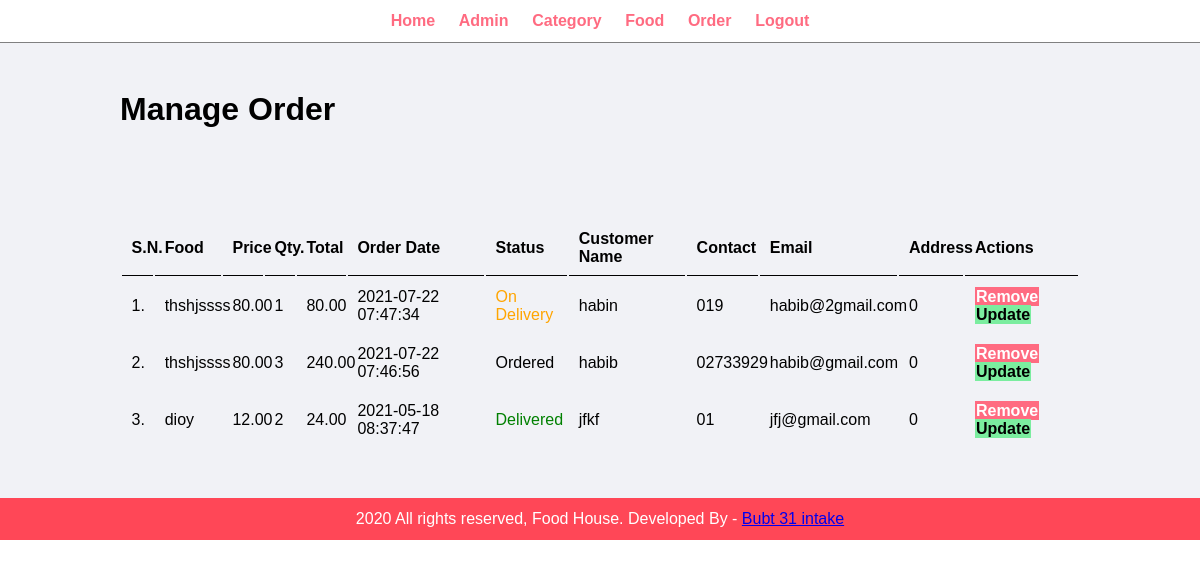
Screenshot of /admin/manage-order.php (signed in) with the database file from the repository.
### tables this page shows
CREATE TABLE `tbl_order` (
  `id` int(10) UNSIGNED NOT NULL,
  `food` varchar(150) NOT NULL,
  `price` decimal(10,2) NOT NULL,
  `qty` int(11) NOT NULL,
  `total` decimal(10,2) NOT NULL,
  `order_date` datetime NOT NULL,
  `status` varchar(50) NOT NULL,
  `customer_name` varchar(150) NOT NULL,
  `customer_contact` varchar(20) NOT NULL,
  `customer_email` varchar(150) NOT NULL,
  `customer_address` int(255) NOT NULL
);

### admin/manage-order.php (the view, shortened to what this page needs)
<?php include('partials/menu.php'); ?>
<div class="main-content">
    <div class="wrapper">
        <h1>Manage Order</h1>
                <br /><br /><br />
                <br><br>
                <table class="tbl-full">
                    <tr>
                        <th>S.N.</th>
                        <th>Food</th>
                        <th>Price</th>
                        <th>Qty.</th>
                        <th>Total</th>
                        <th>Order Date</th>
                        <th>Status</th>
                        <th>Customer Name</th>
                        <th>Contact</th>
                        <th>Email</th>
                        <th>Address</th>
                        <th>Actions</th>
                    </tr>
                    <?php
                        $sql = "SELECT * FROM tbl_order ORDER BY id DESC";
                        $res = mysqli_query($conn, $sql);
                        $count = mysqli_num_rows($res);
                        $sn = 1;
                        if($count>0)
                        {
                            while($row=mysqli_fetch_assoc($res))
                            {
                                $id = $row['id'];
                                $food = $row['food'];
                                $price = $row['price'];
                                $qty = $row['qty'];
                                $total = $row['total'];
                                $order_date = $row['order_date'];
                                $status = $row['status'];
                                $customer_name = $row['customer_name'];
                                $customer_contact = $row['customer_contact'];
                                $customer_email = $row['customer_email'];
                                $customer_address = $row['customer_address'];
                                ?>
                                    <tr>
                                        <td><?php echo $sn++; ?>. </td>
                                        <td><?php echo $food; ?></td>
                                        <td><?php echo $price; ?></td>
                                        <td><?php echo $qty; ?></td>
                                        <td><?php echo $total; ?></td>
                                        <td><?php echo $order_date; ?></td>
                                        <td>
                                            <?php
                                                if($status=="Ordered")
                                                {
                                                    echo "<label>$status</label>";
                                                }
                                                elseif($status=="On Delivery")
                                                {
                                                    echo "<label style='color: orange;'>$status</label>";
                                                }
                                                elseif($status=="Delivered")
                                                {
                                                    echo "<label style='color: green;'>$status</label>";
                                                }
                                                elseif($status=="Cancelled")
                                                {
                                                    echo "<label style='color: red;'>$status</label>";
                                                }
                                            ?>
                                        </td>
                                        <td><?php echo $customer_name; ?></td>
                                        <td><?php echo $customer_contact; ?></td>
                                        <td><?php echo $customer_email; ?></td>
                                        <td><?php echo $customer_address; ?></td>
                                        <td>
                            <a href="<?php echo SITEURL; ?>admin/delete-Order.php?id=<?php echo $id; ?>&status=<?php echo $status; ?>"class="btn-danger">Remove</a>
                            <a href="<?php echo SITEURL; ?>admin/update-order.php?id=<?php echo $id; ?>" class="btn-secondary">Update </a>
                                        </td>
                                    </tr>
                                <?php
                            }
                        }
                        else
                        {
                            echo "<tr><td colspan='12' class='error'>Orders not Available</td></tr>";
                        }
                    ?>
                </table>
    </div>
</div>
<?php include('partials/footer.php'); ?>

### css/admin.css (style rules this page uses)
* { margin: 0; padding: 0; font-family: Arial, Helvetica, sans-serif; }
.wrapper { padding: 1%; width: 80%; margin: 0 auto; }
.tbl-full { width: 100%; }
table tr th { border-bottom: 1px solid black; padding: 1%; text-align: left; }
table tr td { padding: 1%; }
.btn-secondary { background-color: #7bed9f; padding: 1%; color: black; text-decoration: none; font-weight: bold; }
.btn-danger { background-color: #ff6b81; padding: 1%; color: white; text-decoration: none; font-weight: bold; }
.main-content { background-color: #f1f2f6; padding: 3% 0; }

### rows the page displays
tbl_order: food "thshjssss", price "80.00", qty "1", total "80.00", order_date "2021-07-22 07:47:34", status "On Delivery", customer_name "habin", customer_contact "019", customer_email "habib@2gmail.com", customer_address "0"
tbl_order: food "thshjssss", price "80.00", qty "3", total "240.00", order_date "2021-07-22 07:46:56", status "Ordered", customer_name "habib", customer_contact "02733929", customer_email "habib@gmail.com", customer_address "0"
tbl_order: food "dioy", price "12.00", qty "2", total "24.00", order_date "2021-05-18 08:37:47", status "Delivered", customer_name "jfkf", customer_contact "01", customer_email "jfj@gmail.com", customer_address "0"
